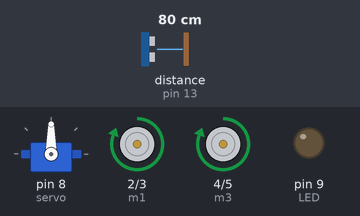
Bench run of a sketch on a simulated Arduino Uno, built with avr-gcc and run on an emulated ATmega328P. On the bench: servo, motor-driver pin pairs drawn as motors (green arrow = first pin HIGH = forward, orange = second pin HIGH = backward, longer = more drive), output pins drawn as LEDs (lit = HIGH). Inputs (shaded band) come from the test bench; at power-on: distance to the obstacle (sensor on pin 13) 80 cm. The echo pulse lasts 58.3 µs per cm.

Above: at 3.9 s.
4.0 s: distance to the obstacle (sensor on pin 13) set to 22 cm
5.5 s: distance to the obstacle (sensor on pin 13) set to 18 cm
At 6.9 s:
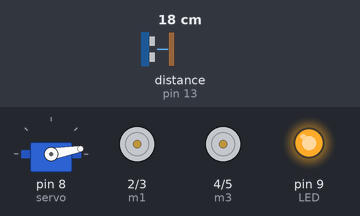
11.5 s: distance to the obstacle (sensor on pin 13) set to 35 cm
At 12.5 s:
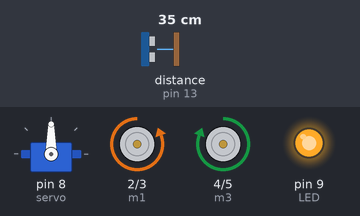
14.1 s: distance to the obstacle (sensor on pin 13) set to 2 cm
At 16.7 s:
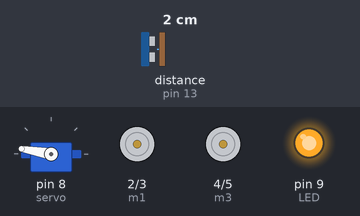
Timing chart, 0 to 18.1 s (numbered marks = the images above; inputs shaded):
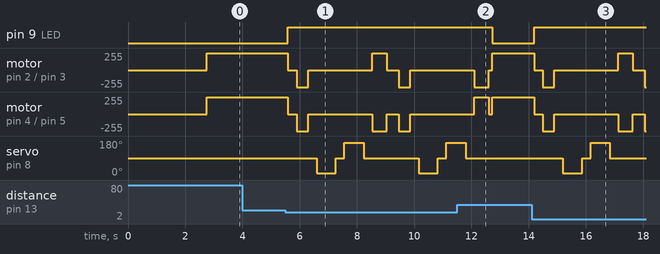

Measured:
- the behaviour switches between 21 and 20 cm on distance to the obstacle (sensor on pin 13) (found by bisection; images 0 and 1)
- after the input at 4.0 s, every drawn part: stays the same
- after the input at 5.5 s, pin 9 (LED): LOW → HIGH after 0.09 s; motor on pin 2 (m1) / pin 3 (m2): forward 255/255 → stopped after 0.09 s, → backward 255/255 0.30 s later, → stopped 0.40 s later, → forward 255/255 2.2 s later, … (7 changes in this stretch)
- after the input at 11.5 s, pin 9 (LED): HIGH → LOW after 1.2 s; servo on pin 8 (servo): goes on until 11.8 s, then stays 90°
- after the input at 14.1 s, pin 9 (LED): LOW → HIGH after 0.09 s; motor on pin 2 (m1) / pin 3 (m2): forward 255/255 → stopped after 0.09 s, → backward 255/255 0.30 s later, → stopped 0.40 s later, → forward 255/255 2.2 s later, … (6 changes in this stretch)

The sketch:

obstacle_detector.ino
```cpp
#include <NewPing.h>
#include<Servo.h>
//wheels
#define m1 2
#define m2 3
#define m3 4
#define m4 5
#define LED 9

#define trigPin 12
#define echoPin 13
#define max_distance 200
boolean goesFoward = false;
int distance = 100;

NewPing sonar(trigPin, echoPin, max_distance);
Servo servo; //servo motor

void setup(){
  servo.attach(8);
  servo.write(90);
  delay(2000);
   distance = readPing();
  delay(100);
  distance = readPing();
  delay(100);
  distance = readPing();
  delay(100);
  distance = readPing();
  delay(100);

  pinMode(m1,OUTPUT);
  pinMode(m2,OUTPUT);
  pinMode(m3,OUTPUT);
  pinMode(m4,OUTPUT);
  pinMode(LED,OUTPUT);
   }

   //look right
int lookRight(){
  servo.write(10);
  delay(500);
  int distance = readPing();
  delay(100);
  servo.write(90);
  return distance;
 }

   //look left
 int lookLeft(){
  servo.write(170);
  delay(500);
  int distance = readPing();
  delay(100);
  servo.write(90);
  return distance;
  }
  //reading ping
 int readPing(){
    delay(70);
    int cm = sonar.ping_cm();
    if(cm==0){
      cm =250;}
    return cm;
    }
    //movement
void moveStop(){
  digitalWrite(m1, LOW);
  digitalWrite(m2, LOW);
  digitalWrite(m3, LOW);
  digitalWrite(m4, LOW);
  digitalWrite(LED, HIGH);
  }

void moveFoward(){
   digitalWrite(m1, HIGH);
  digitalWrite(m2, LOW);
  digitalWrite(m3, HIGH);
  digitalWrite(m4, LOW);
  }
void moveBackwards(){
  digitalWrite(m1, LOW);
  digitalWrite(m2, HIGH);
  digitalWrite(m3, LOW);
  digitalWrite(m4, HIGH);
  }
void moveRight(){
   digitalWrite(m1, HIGH);
  digitalWrite(m2, LOW);
  digitalWrite(m3, LOW);
  digitalWrite(m4, HIGH);
  delay(500);
  digitalWrite(m1, HIGH);
  digitalWrite(m2, LOW);
  digitalWrite(m3, HIGH);
  digitalWrite(m4, LOW);

  }
 void moveLeft(){
   digitalWrite(m1,LOW);
  digitalWrite(m2, HIGH);
  digitalWrite(m3, HIGH);
  digitalWrite(m4, LOW);
  delay(500);
  digitalWrite(m1, HIGH);
  digitalWrite(m2, LOW);
  digitalWrite(m3, HIGH);
  digitalWrite(m4, LOW);
  }

//LOOP
void loop(){

  int distanceRight = 0;
  int distanceLeft = 0;
  delay(50);
  if (distance <= 20){
    moveStop();
    delay(300);
    moveBackwards();
    delay(400);
    moveStop();
    delay(300);
    distanceRight = lookRight();
    delay(300);
    distanceLeft = lookLeft();
    delay(300);

   if (distanceRight >= distanceLeft){
    moveRight();
    moveStop();
    }
   else{
    moveLeft();
    moveStop();
    }
   }
 else{
  moveFoward();
  digitalWrite(LED,LOW);
  }
  distance = readPing();

}
```
